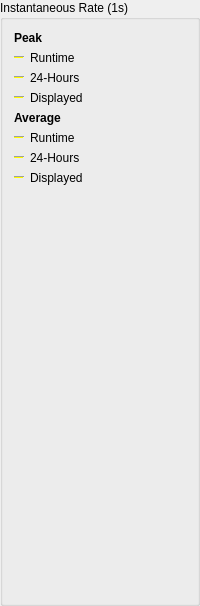
          <widget class="QGroupBox" name="groupBoxInstantaneous">
           <property name="title">
            <string>Instantaneous Rate (1s)</string>
           </property>
           <layout class="QVBoxLayout" name="verticalLayout_7">
            <item>
             <layout class="QHBoxLayout" name="horizontalLayout_8">
              <item>
               <widget class="QLabel" name="labelInstantaneousPeaks">
                <property name="text">
                 <string>Peak</string>
                </property>
                <property name="font">
                  <font>
                    <weight>75</weight>
                    <bold>true</bold>
                  </font>
                </property>
               </widget>
              </item>
             </layout>
            </item>
            <item>
             <layout class="QHBoxLayout" name="horizontalLayout_9">
              <item>
               <widget class="Line" name="line_InstantaneousPeakRuntime">
                <property name="sizePolicy">
                 <sizepolicy hsizetype="Fixed" vsizetype="Fixed">
                  <horstretch>0</horstretch>
                  <verstretch>0</verstretch>
                 </sizepolicy>
                </property>
                <property name="minimumSize">
                 <size>
                  <width>10</width>
                  <height>0</height>
                 </size>
                </property>
                <property name="palette">
                 <palette>
                  <active>
                   <colorrole role="Light">
                    <brush brushstyle="SolidPattern">
                     <color alpha="255">
                      <red>255</red>
                      <green>255</green>
                      <blue>0</blue>
                     </color>
                    </brush>
                   </colorrole>
                  </active>
                  <inactive>
                   <colorrole role="Light">
                    <brush brushstyle="SolidPattern">
                     <color alpha="255">
                      <red>255</red>
                      <green>255</green>
                      <blue>0</blue>
                     </color>
                    </brush>
                   </colorrole>
                  </inactive>
                  <disabled>
                   <colorrole role="Light">
                    <brush brushstyle="SolidPattern">
                     <color alpha="255">
                      <red>255</red>
                      <green>255</green>
                      <blue>0</blue>
                     </color>
                    </brush>
                   </colorrole>
                  </disabled>
                 </palette>
                </property>
                <property name="orientation">
                 <enum>Qt::Horizontal</enum>
                </property>
               </widget>
              </item>
              <item>
               <widget class="QLabel" name="labelInstantaneousPeakRuntime">
                <property name="text">
                 <string>Runtime</string>
                </property>
               </widget>
              </item>
              <item>
               <widget class="QLabel" name="instantaneousPeakRuntime">
                <property name="minimumSize">
                 <size>
                  <width>50</width>
                  <height>0</height>
                 </size>
                </property>
                <property name="alignment">
                 <set>Qt::AlignRight|Qt::AlignTrailing|Qt::AlignVCenter</set>
                </property>
               </widget>
              </item>
             </layout>
            </item>
            <item>
             <layout class="QHBoxLayout" name="horizontalLayout_10">
              <item>
               <widget class="Line" name="line_InstantaneousPeakSampled">
                <property name="sizePolicy">
                 <sizepolicy hsizetype="Fixed" vsizetype="Fixed">
                  <horstretch>0</horstretch>
                  <verstretch>0</verstretch>
                 </sizepolicy>
                </property>
                <property name="minimumSize">
                 <size>
                  <width>10</width>
                  <height>0</height>
                 </size>
                </property>
                <property name="palette">
                 <palette>
                  <active>
                   <colorrole role="Light">
                    <brush brushstyle="SolidPattern">
                     <color alpha="255">
                      <red>255</red>
                      <green>255</green>
                      <blue>0</blue>
                     </color>
                    </brush>
                   </colorrole>
                  </active>
                  <inactive>
                   <colorrole role="Light">
                    <brush brushstyle="SolidPattern">
                     <color alpha="255">
                      <red>255</red>
                      <green>255</green>
                      <blue>0</blue>
                     </color>
                    </brush>
                   </colorrole>
                  </inactive>
                  <disabled>
                   <colorrole role="Light">
                    <brush brushstyle="SolidPattern">
                     <color alpha="255">
                      <red>255</red>
                      <green>255</green>
                      <blue>0</blue>
                     </color>
                    </brush>
                   </colorrole>
                  </disabled>
                 </palette>
                </property>
                <property name="orientation">
                 <enum>Qt::Horizontal</enum>
                </property>
               </widget>
              </item>
              <item>
               <widget class="QLabel" name="labelInstantaneousPeakSampled">
                <property name="text">
                 <string>24-Hours</string>
                </property>
               </widget>
              </item>
              <item>
               <widget class="QLabel" name="instantaneousPeakSampled">
                <property name="minimumSize">
                 <size>
                  <width>50</width>
                  <height>0</height>
                 </size>
                </property>
                <property name="alignment">
                 <set>Qt::AlignRight|Qt::AlignTrailing|Qt::AlignVCenter</set>
                </property>
               </widget>
              </item>
             </layout>
            </item>
            <item>
             <layout class="QHBoxLayout" name="horizontalLayout_11">
              <item>
               <widget class="Line" name="line_InstantaneousPeakDisplayed">
                <property name="sizePolicy">
                 <sizepolicy hsizetype="Fixed" vsizetype="Fixed">
                  <horstretch>0</horstretch>
                  <verstretch>0</verstretch>
                 </sizepolicy>
                </property>
                <property name="minimumSize">
                 <size>
                  <width>10</width>
                  <height>0</height>
                 </size>
                </property>
                <property name="palette">
                 <palette>
                  <active>
                   <colorrole role="Light">
                    <brush brushstyle="SolidPattern">
                     <color alpha="255">
                      <red>255</red>
                      <green>255</green>
                      <blue>0</blue>
                     </color>
                    </brush>
                   </colorrole>
                  </active>
                  <inactive>
                   <colorrole role="Light">
                    <brush brushstyle="SolidPattern">
                     <color alpha="255">
                      <red>255</red>
                      <green>255</green>
                      <blue>0</blue>
                     </color>
                    </brush>
                   </colorrole>
                  </inactive>
                  <disabled>
                   <colorrole role="Light">
                    <brush brushstyle="SolidPattern">
                     <color alpha="255">
                      <red>255</red>
                      <green>255</green>
                      <blue>0</blue>
                     </color>
                    </brush>
                   </colorrole>
                  </disabled>
                 </palette>
                </property>
                <property name="orientation">
                 <enum>Qt::Horizontal</enum>
                </property>
               </widget>
              </item>
              <item>
               <widget class="QLabel" name="labelInstantaneousPeakDisplayed">
                <property name="text">
                 <string>Displayed</string>
                </property>
               </widget>
              </item>
              <item>
               <widget class="QLabel" name="instantaneousPeakDisplayed">
                <property name="minimumSize">
                 <size>
                  <width>50</width>
                  <height>0</height>
                 </size>
                </property>
                <property name="alignment">
                 <set>Qt::AlignRight|Qt::AlignTrailing|Qt::AlignVCenter</set>
                </property>
               </widget>
              </item>
             </layout>
            </item>
            <item>
             <layout class="QHBoxLayout" name="horizontalLayout_12">
              <item>
               <widget class="QLabel" name="InstantaneousAverages">
                <property name="text">
                 <string>Average</string>
                </property>
                <property name="font">
                  <font>
                    <weight>75</weight>
                    <bold>true</bold>
                  </font>
                </property>
               </widget>
              </item>
             </layout>
            </item>
            <item>
             <layout class="QHBoxLayout" name="horizontalLayout_13">
              <item>
               <widget class="Line" name="line_InstantaneousAvgRuntime">
                <property name="sizePolicy">
                 <sizepolicy hsizetype="Fixed" vsizetype="Fixed">
                  <horstretch>0</horstretch>
                  <verstretch>0</verstretch>
                 </sizepolicy>
                </property>
                <property name="minimumSize">
                 <size>
                  <width>10</width>
                  <height>0</height>
                 </size>
                </property>
                <property name="palette">
                 <palette>
                  <active>
                   <colorrole role="Light">
                    <brush brushstyle="SolidPattern">
                     <color alpha="255">
                      <red>255</red>
                      <green>255</green>
                      <blue>0</blue>
                     </color>
                    </brush>
                   </colorrole>
                  </active>
                  <inactive>
                   <colorrole role="Light">
                    <brush brushstyle="SolidPattern">
                     <color alpha="255">
                      <red>255</red>
                      <green>255</green>
                      <blue>0</blue>
                     </color>
                    </brush>
                   </colorrole>
                  </inactive>
                  <disabled>
                   <colorrole role="Light">
                    <brush brushstyle="SolidPattern">
                     <color alpha="255">
                      <red>255</red>
                      <green>255</green>
                      <blue>0</blue>
                     </color>
                    </brush>
                   </colorrole>
                  </disabled>
                 </palette>
                </property>
                <property name="orientation">
                 <enum>Qt::Horizontal</enum>
                </property>
               </widget>
              </item>
              <item>
               <widget class="QLabel" name="labelInstantaneousAvgRuntime">
                <property name="text">
                 <string>Runtime</string>
                </property>
               </widget>
              </item>
              <item>
               <widget class="QLabel" name="instantaneousAvgRuntime">
                <property name="minimumSize">
                 <size>
                  <width>50</width>
                  <height>0</height>
                 </size>
                </property>
                <property name="alignment">
                 <set>Qt::AlignRight|Qt::AlignTrailing|Qt::AlignVCenter</set>
                </property>
               </widget>
              </item>
             </layout>
            </item>
            <item>
             <layout class="QHBoxLayout" name="horizontalLayout_14">
              <item>
               <widget class="Line" name="line_InstantaneousAvgSampled">
                <property name="sizePolicy">
                 <sizepolicy hsizetype="Fixed" vsizetype="Fixed">
                  <horstretch>0</horstretch>
                  <verstretch>0</verstretch>
                 </sizepolicy>
                </property>
                <property name="minimumSize">
                 <size>
                  <width>10</width>
                  <height>0</height>
                 </size>
                </property>
                <property name="palette">
                 <palette>
                  <active>
                   <colorrole role="Light">
                    <brush brushstyle="SolidPattern">
                     <color alpha="255">
                      <red>255</red>
                      <green>255</green>
                      <blue>0</blue>
                     </color>
                    </brush>
                   </colorrole>
                  </active>
                  <inactive>
                   <colorrole role="Light">
                    <brush brushstyle="SolidPattern">
                     <color alpha="255">
                      <red>255</red>
                      <green>255</green>
                      <blue>0</blue>
                     </color>
                    </brush>
                   </colorrole>
                  </inactive>
                  <disabled>
                   <colorrole role="Light">
                    <brush brushstyle="SolidPattern">
                     <color alpha="255">
                      <red>255</red>
                      <green>255</green>
                      <blue>0</blue>
                     </color>
                    </brush>
                   </colorrole>
                  </disabled>
                 </palette>
                </property>
                <property name="orientation">
                 <enum>Qt::Horizontal</enum>
                </property>
               </widget>
              </item>
              <item>
               <widget class="QLabel" name="labelInstantaneousAvgSampled">
                <property name="text">
                 <string>24-Hours</string>
                </property>
               </widget>
              </item>
              <item>
               <widget class="QLabel" name="instantaneousAvgSampled">
                <property name="minimumSize">
                 <size>
                  <width>50</width>
                  <height>0</height>
                 </size>
                </property>
                <property name="alignment">
                 <set>Qt::AlignRight|Qt::AlignTrailing|Qt::AlignVCenter</set>
                </property>
               </widget>
              </item>
             </layout>
            </item>
            <item>
             <layout class="QHBoxLayout" name="horizontalLayout_15">
              <item>
               <widget class="Line" name="line_InstantaneousAvgDisplayed">
                <property name="sizePolicy">
                 <sizepolicy hsizetype="Fixed" vsizetype="Fixed">
                  <horstretch>0</horstretch>
                  <verstretch>0</verstretch>
                 </sizepolicy>
                </property>
                <property name="minimumSize">
                 <size>
                  <width>10</width>
                  <height>0</height>
                 </size>
                </property>
                <property name="palette">
                 <palette>
                  <active>
                   <colorrole role="Light">
                    <brush brushstyle="SolidPattern">
                     <color alpha="255">
                      <red>255</red>
                      <green>255</green>
                      <blue>0</blue>
                     </color>
                    </brush>
                   </colorrole>
                  </active>
                  <inactive>
                   <colorrole role="Light">
                    <brush brushstyle="SolidPattern">
                     <color alpha="255">
                      <red>255</red>
                      <green>255</green>
                      <blue>0</blue>
                     </color>
                    </brush>
                   </colorrole>
                  </inactive>
                  <disabled>
                   <colorrole role="Light">
                    <brush brushstyle="SolidPattern">
                     <color alpha="255">
                      <red>255</red>
                      <green>255</green>
                      <blue>0</blue>
                     </color>
                    </brush>
                   </colorrole>
                  </disabled>
                 </palette>
                </property>
                <property name="orientation">
                 <enum>Qt::Horizontal</enum>
                </property>
               </widget>
              </item>
              <item>
               <widget class="QLabel" name="labelInstantaneousAvgDisplayed">
                <property name="text">
                 <string>Displayed</string>
                </property>
               </widget>
              </item>
              <item>
               <widget class="QLabel" name="instantaneousAvgDisplayed">
                <property name="minimumSize">
                 <size>
                  <width>50</width>
                  <height>0</height>
                 </size>
                </property>
                <property name="alignment">
                 <set>Qt::AlignRight|Qt::AlignTrailing|Qt::AlignVCenter</set>
                </property>
               </widget>
              </item>
             </layout>
            </item>
            <item>
             <spacer name="verticalSpacer_5">
              <property name="orientation">
               <enum>Qt::Vertical</enum>
              </property>
              <property name="sizeHint" stdset="0">
               <size>
                <width>20</width>
                <height>407</height>
               </size>
              </property>
             </spacer>
            </item>
           </layout>
          </widget>
